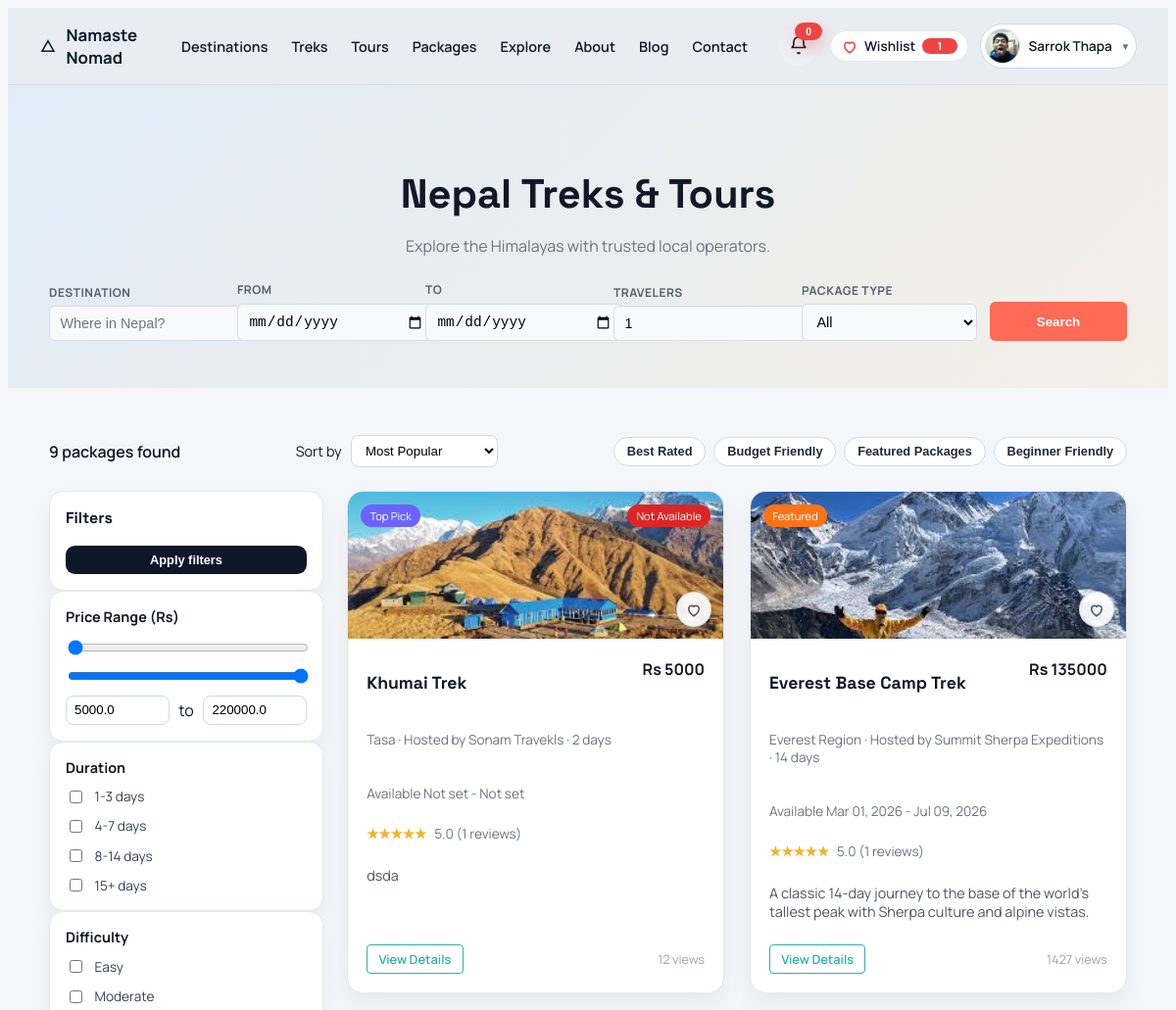
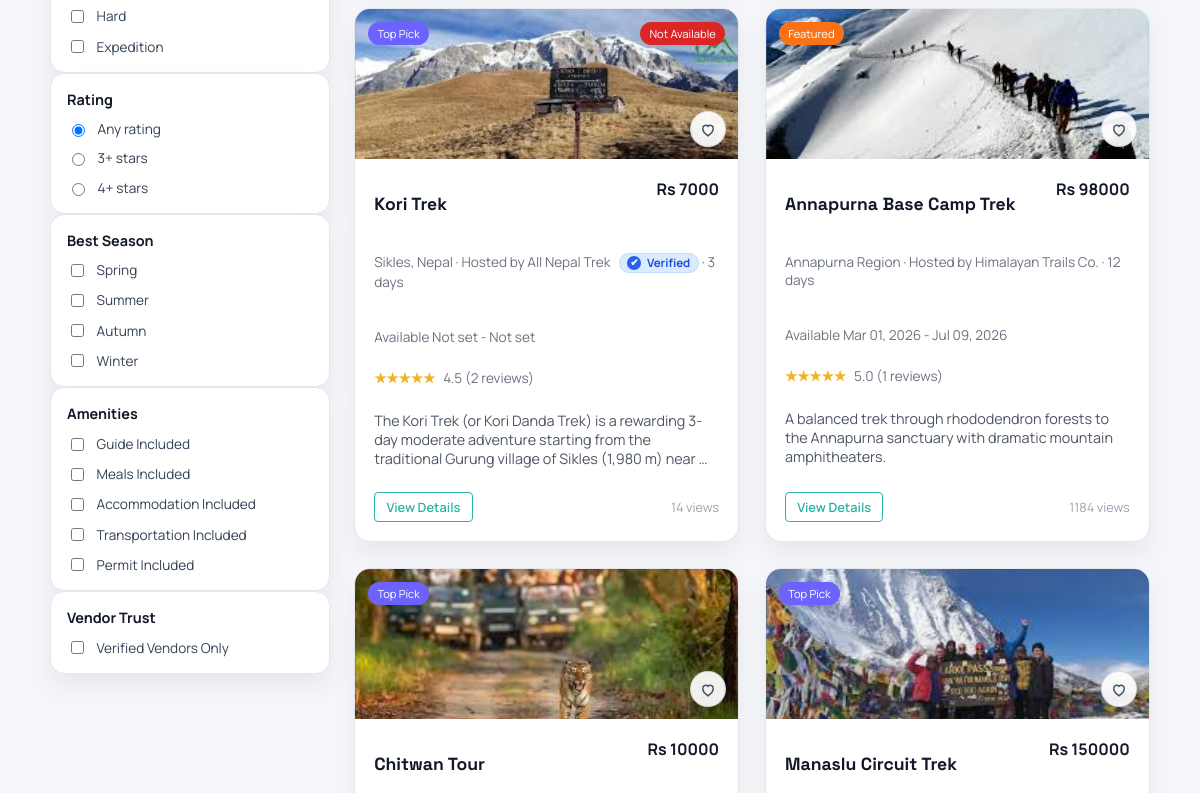
/packages/ (signed in, upper part), run on an earlier commit of the app's database (2 pictures, top to bottom).
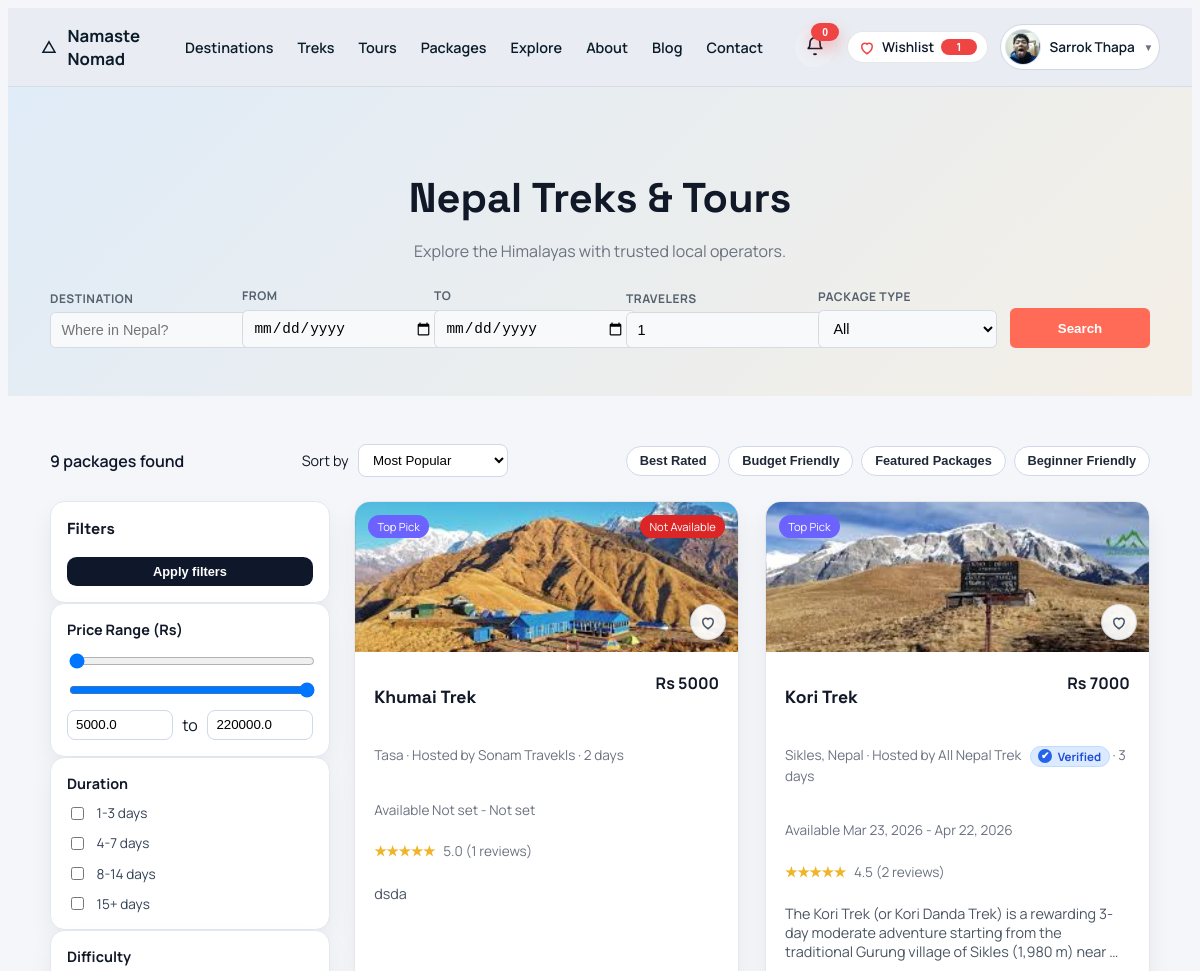
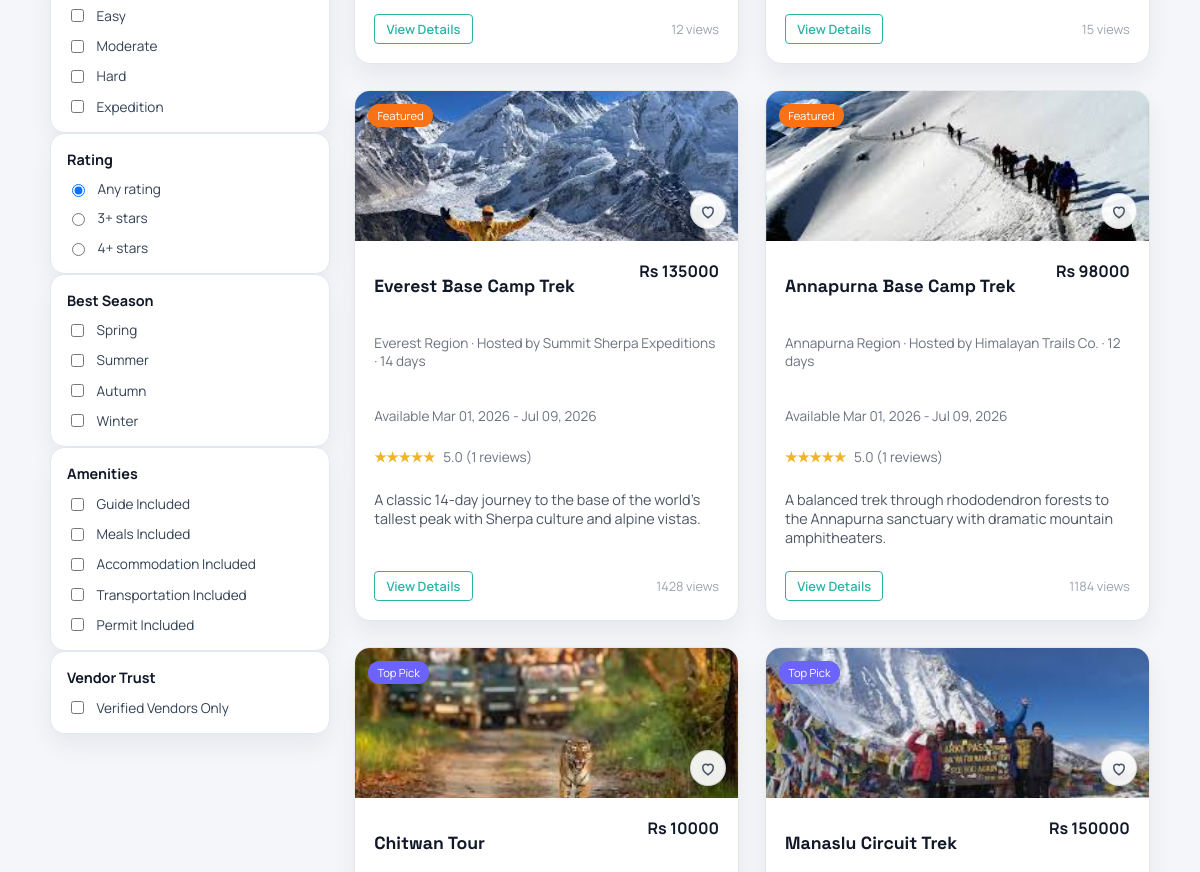
And on a later commit of the database (2 pictures, top to bottom).
### core/models.py (models this page shows, shortened)
class Package(models.Model):
    DIFFICULTY_CHOICES = (
        ('easy', 'Easy'),
        ('moderate', 'Moderate'),
        ('challenging', 'Challenging'),
        ('expedition', 'Expedition'),
    )
    CATEGORY_TREK = 'TREK'
    CATEGORY_TOUR = 'TOUR'
    CATEGORY_CHOICES = (
        (CATEGORY_TREK, 'Trek'),
        (CATEGORY_TOUR, 'Tour'),
    )
    vendor = models.ForeignKey(
        settings.AUTH_USER_MODEL,
        on_delete=models.CASCADE,
        related_name='vendor_packages',
    )
    title = models.CharField(max_length=200)
    category = models.CharField(max_length=10, choices=CATEGORY_CHOICES, default=CATEGORY_TREK)
    location = models.CharField(max_length=120, blank=True)
    location_name = models.CharField(max_length=255, blank=True)
    latitude = models.FloatField(blank=True, null=True)
    longitude = models.FloatField(blank=True, null=True)
    description = models.TextField(blank=True)
    itinerary = models.TextField(blank=True)
    inclusions = models.TextField(blank=True)
    exclusions = models.TextField(blank=True)
    duration_days = models.PositiveSmallIntegerField(blank=True, null=True)
    difficulty = models.CharField(max_length=20, choices=DIFFICULTY_CHOICES, blank=True)
    group_size = models.PositiveSmallIntegerField(blank=True, null=True)
    available_slots = models.PositiveIntegerField(default=10)
    available_from = models.DateField(blank=True, null=True)
    available_until = models.DateField(blank=True, null=True)
    best_season = models.CharField(max_length=100, blank=True)
    image_url = models.URLField(blank=True)
    has_guide = models.BooleanField(default=False)
    includes_meals = models.BooleanField(default=False)
    includes_accommodation = models.BooleanField(default=False)
    includes_transport = models.BooleanField(default=False)
    includes_permits = models.BooleanField(default=False)
    price = models.DecimalField(
        max_digits=10,
        decimal_places=2,
        validators=[MinValueValidator(0)],
    )
    is_active = models.BooleanField(default=True)
    is_featured = models.BooleanField(default=False)
    views_count = models.PositiveIntegerField(default=0)
    created_at = models.DateTimeField(auto_now_add=True)
    def season_badge(self, on_date=None):
        check_date = on_date or timezone.localdate()
        if not self.available_from or not self.available_until:
            return 'Not Available'
        if check_date < self.available_from:
            return 'Not Available'
        if check_date > self.available_until:
            return 'Season Closed'
        return ''

class PackageImage(models.Model):
    package = models.ForeignKey(Package, on_delete=models.CASCADE, related_name='images')
    image = models.ImageField(upload_to='package_images/')
    order = models.PositiveIntegerField(default=0)
    created_at = models.DateTimeField(auto_now_add=True)
    class Meta:
        ordering = ('order', 'created_at', 'id')

### accounts/models.py (models this page shows, shortened)
class VendorProfile(models.Model):
    user = models.OneToOneField(User, on_delete=models.CASCADE, related_name='vendor_profile')
    business_name = models.CharField(max_length=255)
    owner_name = models.CharField(max_length=255)
    tagline = models.CharField(max_length=255, blank=True)
    website = models.URLField(blank=True)
    license_number = models.CharField(max_length=100, blank=True)
    business_address = models.TextField(blank=True)
    description = models.TextField(blank=True)
    bank_name = models.CharField(max_length=120, blank=True)
    account_number = models.CharField(max_length=120, blank=True)
    routing_number = models.CharField(max_length=120, blank=True)
    paypal_email = models.EmailField(blank=True)
    logo = models.ImageField(upload_to='vendor_logos/', blank=True, null=True)
    cover_image = models.FileField(upload_to='vendor_covers/', blank=True, null=True)
    business_license = models.FileField(upload_to='licenses/', blank=True, null=True)
    document = models.FileField(upload_to='vendor_documents/', blank=True, null=True)
    is_approved = models.BooleanField(default=False)
    is_verified = models.BooleanField(default=False)
    created_at = models.DateTimeField(auto_now_add=True)

class User(AbstractUser):
    USER_TYPE_CHOICES = (
        ('vendor', 'Vendor'),
        ('traveler', 'Traveler'),
        ('admin', 'Admin'),
    )
    user_type = models.CharField(max_length=10, choices=USER_TYPE_CHOICES)
    phone = models.CharField(max_length=20, blank=True, null=True)
    is_verified = models.BooleanField(default=False)

### core/views.py (the view)
# urls.py: path('packages/', views.package_list, name='package_list'),
def package_list(request):
    return _render_package_list(request)

### accounts/context_processors.py (called while the page is built)
def _safe_related(instance, relation_name):
    try:
        return getattr(instance, relation_name)
    except ObjectDoesNotExist:
        return None

def _display_name(user):
    full_name = user.get_full_name().strip()
    return full_name or user.username or user.email or 'Account'

def _avatar_url(user, user_type):
    if user_type == 'traveler':
        profile = _safe_related(user, 'traveler_profile')
        if profile and profile.avatar:
            return profile.avatar.url
    elif user_type == 'vendor':
        profile = _safe_related(user, 'vendor_profile')
        if profile and profile.logo:
            return profile.logo.url
    elif user_type == 'admin':
        profile = _safe_related(user, 'admin_profile')
        if profile and profile.avatar:
            return profile.avatar.url
    return ''

def _dashboard_url(user_type):
    if user_type == 'traveler':
        return reverse('traveler_home')
    if user_type == 'vendor':
        return reverse('vendor_dashboard')
    if user_type == 'admin':
        return reverse('admin_dashboard')
    return reverse('home')

### core/templates/core/packages.html (shortened to what the changed rows need)
{% load static %}
<!DOCTYPE html>
<html lang="en">
<head>
    <link rel="stylesheet" href="{% static 'css/landing.css' %}">
    <link rel="stylesheet" href="{% static 'css/packages.css' %}">
    <link rel="stylesheet" href="{% static 'css/notifications.css' %}?v=20260313a">
    <link rel="stylesheet" href="{% static 'css/wishlist.css' %}?v=20260315a">
    <link rel="stylesheet" href="{% static 'css/destination_autocomplete.css' %}?v=20260314a">
    <link rel="stylesheet" href="{% static 'css/package_filters.css' %}?v=20260314a">
</head>
<body class="packages-body">
    <header class="packages-hero">
        <div class="packages-hero-content">
            <h1>{{ page_title|default:"Nepal Treks & Tours" }}</h1>
        </div>
    </header>
    <section class="packages-section">
        <div class="packages-layout">
            <div class="packages-results">
                <div class="packages-grid" id="packageGrid" data-search-endpoint="{% url 'packages_search_api' %}">
                    {% include "core/includes/package_cards.html" %}
                </div>
            </div>
        </div>
    </section>
</body>
</html>

### core/templates/core/includes/package_cards.html
{% if packages %}
    {% for package in packages %}
        <article class="package-card">
            {% with cover=package.images.all|first %}
                <div class="package-image" {% if cover %}style="background-image: url('{{ cover.image.url }}');"{% elif package.image_url %}style="background-image: url('{{ package.image_url }}');"{% endif %}>
                    {% include "core/includes/wishlist_button.html" with package=package %}
                    <span class="package-pill {% if package.is_featured %}featured{% endif %}">
                        {% if package.is_featured %}Featured{% else %}Top Pick{% endif %}
                    </span>
                    {% if package.season_badge %}
                        <span class="package-pill season-badge">{{ package.season_badge }}</span>
                    {% endif %}
                </div>
            {% endwith %}
            <div class="package-body">
                <div class="package-title-row">
                    <h2>{{ package.title }}</h2>
                    <span class="package-price">Rs {{ package.price|floatformat:0 }}</span>
                </div>
                <p class="package-meta">
                    {{ package.location_name|default:package.location|default:"Nepal" }} · Hosted by {{ package.vendor.vendor_profile.business_name|default:package.vendor.get_full_name|default:package.vendor.username }}
                    {% if package.vendor.vendor_profile and package.vendor.vendor_profile.is_verified %}
                        <span class="verified-badge verified-badge--inline">
                            <span class="verified-badge-icon">✔</span>
                            <span>Verified</span>
                        </span>
                    {% endif %}
                    {% if package.duration_days %} · {{ package.duration_days }} days{% endif %}
                </p>
                <p class="package-meta">
                    Available {{ package.available_from|date:"M d, Y"|default:"Not set" }} -
                    {{ package.available_until|date:"M d, Y"|default:"Not set" }}
                </p>
                <div class="package-rating">
                    <span class="stars">★★★★★</span>
                    <span>
                        {{ package.avg_rating|default:0|floatformat:1 }}
                        ({{ package.review_count }} reviews)
                    </span>
                </div>
                <p class="package-desc">
                    {{ package.description|default:"Customizable trek package with local guide support."|truncatewords:24 }}
                </p>
                <div class="package-actions">
                    <a href="{% url 'package_detail' package.id %}" class="btn-outline-dark">View Details</a>
                    <span class="package-views">{{ package.views_count }} views</span>
                </div>
            </div>
        </article>
    {% endfor %}
{% else %}
    <div class="packages-empty">{{ empty_message|default:"No packages available right now." }}</div>
{% endif %}

### core/templates/core/includes/wishlist_button.html (shortened to what this page needs)
{% if not request.user.is_authenticated or request.user.user_type == 'traveler' %}
    <button
        type="button"
        class="wishlist-btn{% if wishlist_ids and package.id in wishlist_ids %} is-active{% endif %}{% if button_class %} {{ button_class }}{% endif %}"
        data-wishlist-toggle
        data-package-id="{{ package.id }}"
        data-wishlist-url="{% url 'wishlist_toggle' %}"
        data-login-url="{% url 'account_login_choice' %}"
        data-can-wishlist="{% if request.user.is_authenticated and request.user.user_type == 'traveler' %}true{% else %}false{% endif %}"
        data-authenticated="{% if request.user.is_authenticated %}true{% else %}false{% endif %}"
        data-denied-message="Wishlist is available for traveler accounts only."
        aria-pressed="{% if wishlist_ids and package.id in wishlist_ids %}true{% else %}false{% endif %}"
        aria-label="{% if wishlist_ids and package.id in wishlist_ids %}Remove from wishlist{% else %}Save package to wishlist{% endif %}"
    >
        <svg viewBox="0 0 24 24" fill="none" stroke="currentColor" stroke-width="2" aria-hidden="true">
            <path d="M12 21s-7-4.35-7-10a4 4 0 0 1 7-2.65A4 4 0 0 1 19 11c0 5.65-7 10-7 10z"/>
        </svg>
    </button>
{% endif %}

What changed in the data, as far as the page shows it:
changed Package "Kori Trek": available_from "Not set" → "Mar 23, 2026"; available_until "Not set" → "Apr 22, 2026"; views_count "14" → "15"; season_badge "Not Available" → (not shown); moves up the list
changed Package "Everest Base Camp Trek": views_count "1427" → "1428"
